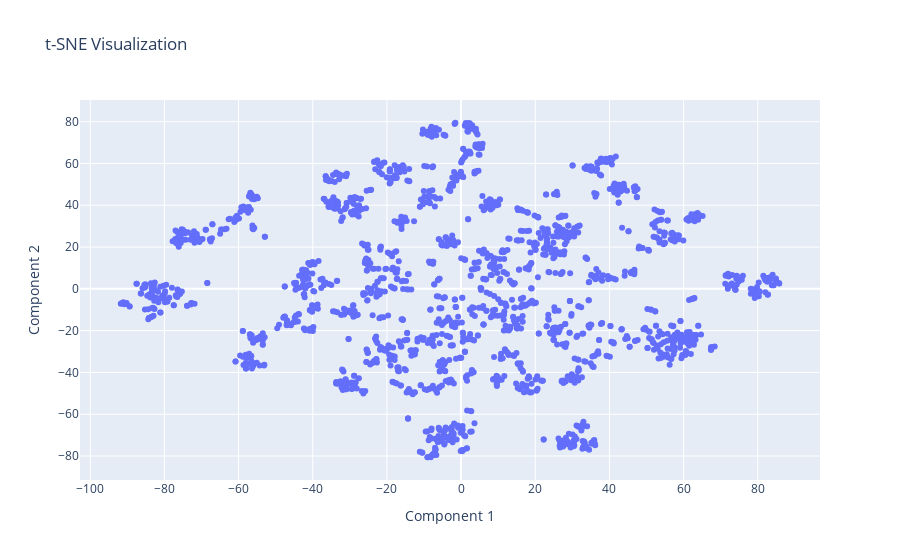

Notebook cell for this chart:
### Code cell
from sklearn.manifold import TSNE
import numpy as np
from plotly import graph_objects as go


matrix = np.array(df.ada_embedding.to_list())
tsne = TSNE(n_components=2, perplexity=15, random_state=42, init='random', learning_rate=200)
vis_dims = tsne.fit_transform(matrix)

fig = go.Figure()
fig.add_trace(go.Scatter(
    x=vis_dims[:, 0], 
    y=vis_dims[:, 1], 
    mode='markers',
    text=df['text'],
    hoverinfo='text'
))
fig.update_layout(
    title="t-SNE Visualization",
    xaxis_title="Component 1",
    yaxis_title="Component 2",
    hovermode='closest'
)
fig

### Figure 1 — Plotly figure (JSON) as saved in the notebook; plotly's stock layout.template omitted (floating-point values rounded to 4 significant figures; data arrays with more than 128 entries replaced by an {"elided": "..."} marker saying what was removed)
{"data": [{"hoverinfo": "text", "mode": "markers", "text": {"elided": "2000 str values"}, "type": "scatter", "x": {"elided": "2000 float values"}, "y": {"elided": "2000 float values"}}], "layout": {"hovermode": "closest", "title": {"text": "t-SNE Visualization"}, "xaxis": {"title": {"text": "Component 1"}}, "yaxis": {"title": {"text": "Component 2"}}}}
